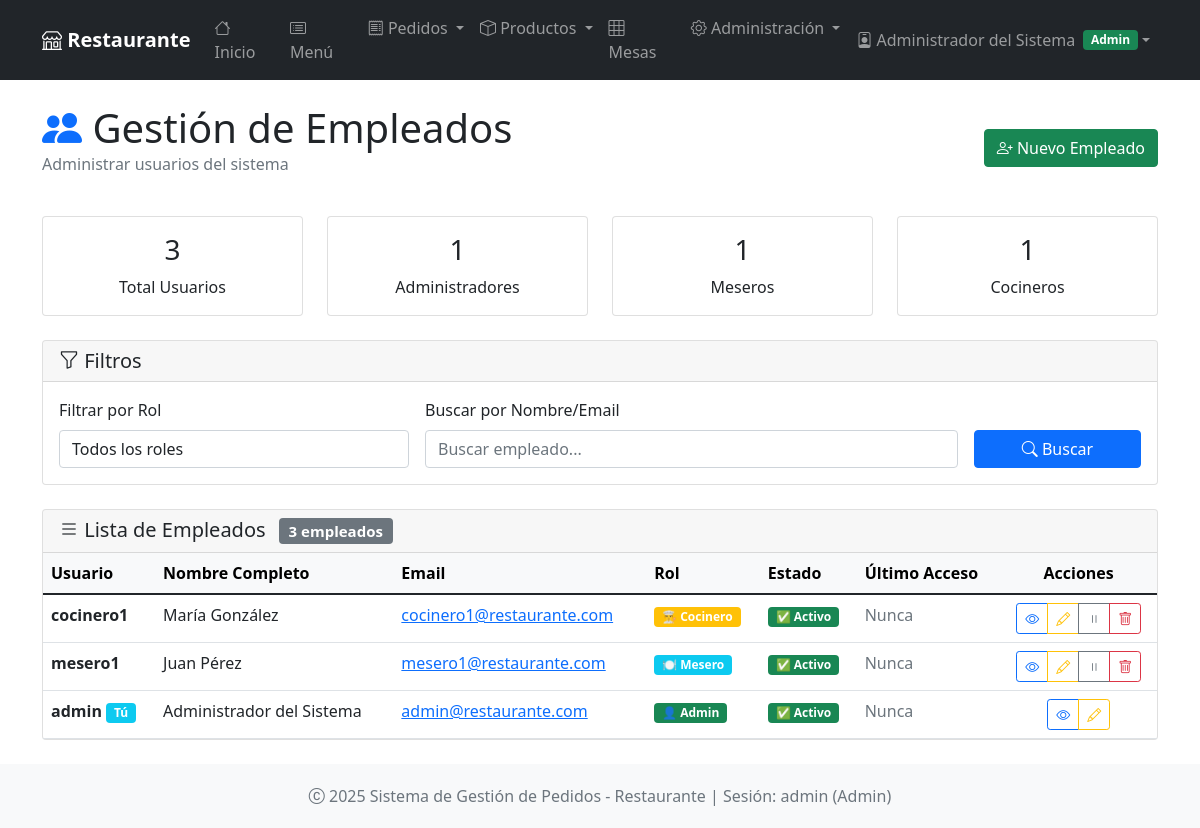
The app's page /empleados (signed in), older data.
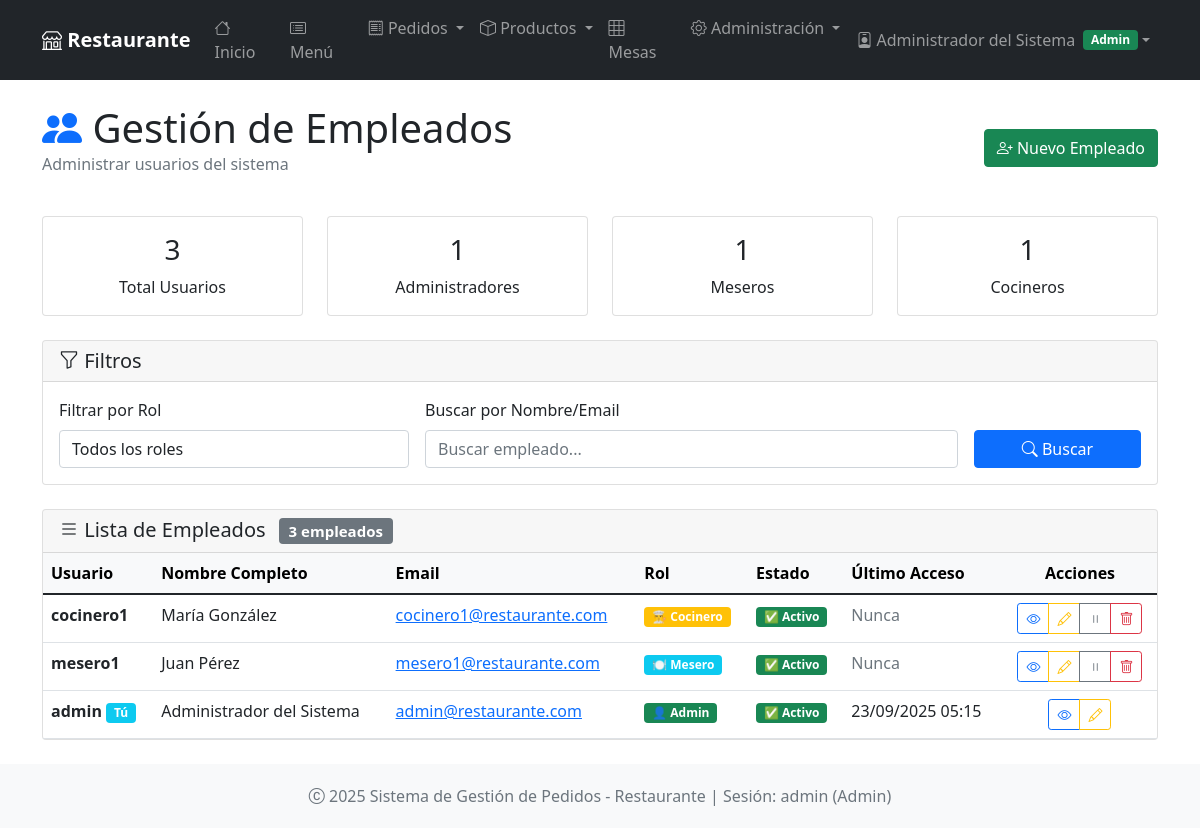
The same page, newer data.
### app.py (models this page shows, shortened)
class Usuario(UserMixin, db.Model):
    __tablename__ = 'usuarios'
    id = db.Column(db.Integer, primary_key=True)
    username = db.Column(db.String(80), unique=True, nullable=False)
    email = db.Column(db.String(120), unique=True, nullable=False)
    password_hash = db.Column(db.String(120), nullable=False)
    nombre_completo = db.Column(db.String(100), nullable=False)
    rol = db.Column(db.String(20), nullable=False, default='mesero')  # admin, mesero, cocinero
    activo = db.Column(db.Boolean, default=True)
    fecha_creacion = db.Column(db.DateTime, default=lambda: datetime.now(timezone.utc))
    ultimo_acceso = db.Column(db.DateTime)

### app.py (the view)
@app.route('/empleados')
@login_required
@requiere_permiso('admin')
def empleados():
    rol_filtro = request.args.get('rol')
    buscar = request.args.get('buscar')
    query = Usuario.query
    if rol_filtro:
        query = query.filter_by(rol=rol_filtro)
    if buscar:
        query = query.filter(
            (Usuario.nombre_completo.contains(buscar)) |
            (Usuario.email.contains(buscar)) |
            (Usuario.username.contains(buscar))
        )
    usuarios = query.order_by(Usuario.fecha_creacion.desc()).all()
    total_usuarios = Usuario.query.count()
    administradores = Usuario.query.filter_by(rol='admin').count()
    meseros = Usuario.query.filter_by(rol='mesero').count()
    cocineros = Usuario.query.filter_by(rol='cocinero').count()
    stats = {
        'total_usuarios': total_usuarios,
        'administradores': administradores,
        'meseros': meseros,
        'cocineros': cocineros
    }
    return render_template('empleados/index.html', usuarios=usuarios, stats=stats)

### app.py (called while the page is built)
@login_manager.user_loader
def load_user(user_id):
    return db.session.get(Usuario, int(user_id))

def requiere_permiso(rol_requerido):
    def decorador(f):
        @wraps(f)
        def decorated_function(*args, **kwargs):
            if not current_user.is_authenticated:
                return redirect(url_for('login'))
            if current_user.rol != rol_requerido and current_user.rol != 'admin':
                flash('No tienes permisos para acceder a esta sección', 'error')
                return redirect(url_for('index'))
            return f(*args, **kwargs)
        return decorated_function
    return decorador

### app/templates/empleados/index.html (shortened to what this page needs)
{% extends "base.html" %}
{% block content %}
<div class="row align-items-center mb-4">
    <div class="col">
        <h1 class="display-6 mb-0">
            <i class="bi bi-people-fill text-primary"></i> Gestión de Empleados
        </h1>
        <p class="text-muted">Administrar usuarios del sistema</p>
    </div>
    <div class="col-auto">
        <a href="{{ url_for('registrar') }}" class="btn btn-success">
            <i class="bi bi-person-plus"></i> Nuevo Empleado
        </a>
    </div>
</div>
<div class="row mb-4">
    <div class="col-md-3">
        <div class="card text-bg-primary">
            <div class="card-body text-center">
                <h3 class="card-title">{{ stats.total_usuarios }}</h3>
                <p class="card-text">Total Usuarios</p>
            </div>
        </div>
    </div>
    <div class="col-md-3">
        <div class="card text-bg-success">
            <div class="card-body text-center">
                <h3 class="card-title">{{ stats.administradores }}</h3>
                <p class="card-text">Administradores</p>
            </div>
        </div>
    </div>
    <div class="col-md-3">
        <div class="card text-bg-info">
            <div class="card-body text-center">
                <h3 class="card-title">{{ stats.meseros }}</h3>
                <p class="card-text">Meseros</p>
            </div>
        </div>
    </div>
    <div class="col-md-3">
        <div class="card text-bg-warning">
            <div class="card-body text-center">
                <h3 class="card-title">{{ stats.cocineros }}</h3>
                <p class="card-text">Cocineros</p>
            </div>
        </div>
    </div>
</div>
<div class="card mb-4">
    <div class="card-header">
        <h5 class="mb-0">
            <i class="bi bi-funnel"></i> Filtros
        </h5>
    </div>
    <div class="card-body">
        <form method="GET" class="row g-3">
            <div class="col-md-4">
                <label for="rol_filtro" class="form-label">Filtrar por Rol</label>
                <select name="rol" class="form-control" id="rol_filtro">
                    <option value="">Todos los roles</option>
                </select>
            </div>
            <div class="col-md-6">
                <label for="buscar" class="form-label">Buscar por Nombre/Email</label>
                <input type="text" class="form-control" id="buscar" name="buscar"
                       value="{{ request.args.get('buscar', '') }}" placeholder="Buscar empleado...">
            </div>
            <div class="col-md-2 d-flex align-items-end">
                <button type="submit" class="btn btn-primary w-100">
                    <i class="bi bi-search"></i> Buscar
                </button>
            </div>
        </form>
    </div>
</div>
<div class="card">
    <div class="card-header">
        <h5 class="mb-0">
            <i class="bi bi-list"></i> Lista de Empleados
            <span class="badge bg-secondary ms-2">{{ usuarios|length }} empleados</span>
        </h5>
    </div>
    <div class="card-body p-0">
        {% if usuarios %}
        <div class="table-responsive">
            <table class="table table-hover mb-0">
                <thead class="table-light">
                    <tr>
                        <th>Usuario</th>
                        <th>Nombre Completo</th>
                        <th>Email</th>
                        <th>Rol</th>
                        <th>Estado</th>
                        <th>Último Acceso</th>
                        <th class="text-center">Acciones</th>
                    </tr>
                </thead>
                <tbody>
                    {% for usuario in usuarios %}
                    <tr>
                        <td>
                            <strong>{{ usuario.username }}</strong>
                            {% if usuario.id == current_user.id %}
                                <span class="badge bg-info">Tú</span>
                            {% endif %}
                        </td>
                        <td>{{ usuario.nombre_completo }}</td>
                        <td>
                            <a href="mailto:{{ usuario.email }}">{{ usuario.email }}</a>
                        </td>
                        <td>
                            {% if usuario.rol == 'admin' %}
                                <span class="badge bg-success">👤 Admin</span>
                            {% elif usuario.rol == 'mesero' %}
                                <span class="badge bg-info">🍽️ Mesero</span>
                            {% elif usuario.rol == 'cocinero' %}
                                <span class="badge bg-warning">👨‍🍳 Cocinero</span>
                            {% endif %}
                        </td>
                        <td>
                            {% if usuario.activo %}
                                <span class="badge bg-success">✅ Activo</span>
                            {% else %}
                                <span class="badge bg-danger">❌ Inactivo</span>
                            {% endif %}
                        </td>
                        <td>
                            {% if usuario.ultimo_acceso %}
                                {{ usuario.ultimo_acceso.strftime('%d/%m/%Y %H:%M') }}
                            {% else %}
                                <span class="text-muted">Nunca</span>
                            {% endif %}
                        </td>
                        <td class="text-center">
                            <div class="btn-group btn-group-sm" role="group">
                                <button type="button" class="btn btn-outline-primary"
                                        onclick="verEmpleado({{ usuario.id }})"
                                        data-bs-toggle="tooltip" title="Ver detalles">
                                    <i class="bi bi-eye"></i>
                                </button>
                                <button type="button" class="btn btn-outline-warning"
                                        onclick="editarEmpleado({{ usuario.id }})"
                                        data-bs-toggle="tooltip" title="Editar">
                                    <i class="bi bi-pencil"></i>
                                </button>
                                {% if usuario.id != current_user.id %}
                                <button type="button" class="btn btn-outline-secondary"
                                        onclick="toggleEstado({{ usuario.id }}, '{{ usuario.activo }}')"
                                        data-bs-toggle="tooltip" title="Cambiar estado">
                                    {% if usuario.activo %}
                                        <i class="bi bi-pause"></i>
                                    {% else %}
                                        <i class="bi bi-play"></i>
                                    {% endif %}
                                </button>
                                <button type="button" class="btn btn-outline-danger"
                                        onclick="confirmarEliminar({{ usuario.id }}, '{{ usuario.username }}')"
                                        data-bs-toggle="tooltip" title="Eliminar">
                                    <i class="bi bi-trash"></i>
                                </button>
                                {% endif %}
                            </div>
                        </td>
                    </tr>
                    {% endfor %}
                </tbody>
            </table>
        </div>
        {% endif %}
    </div>
</div>
{% endblock %}

### app/templates/base.html (shortened to what this page needs)
<!DOCTYPE html>
<html lang="es">
<head>
    <link href="https://cdn.jsdelivr.net/npm/bootstrap@5.1.3/dist/css/bootstrap.min.css" rel="stylesheet">
    <link href="https://cdn.jsdelivr.net/npm/bootstrap-icons@1.8.1/font/bootstrap-icons.css" rel="stylesheet">
</head>
<body class="d-flex flex-column min-vh-100">
    <nav class="navbar navbar-expand-lg navbar-dark bg-dark">
        <div class="container">
            <a class="navbar-brand" href="{{ url_for('index') }}">
                <i class="bi bi-shop"></i> Restaurante
            </a>
            <div class="collapse navbar-collapse" id="navbarNav">
                {% if current_user.is_authenticated %}
                <ul class="navbar-nav me-auto">
                    <li class="nav-item">
                        <a class="nav-link" href="{{ url_for('index') }}">
                            <i class="bi bi-house"></i> Inicio
                        </a>
                    </li>
                    <li class="nav-item">
                        <a class="nav-link" href="{{ url_for('menu') }}">
                            <i class="bi bi-card-list"></i> Menú
                        </a>
                    </li>
                    <li class="nav-item dropdown">
                        <a class="nav-link dropdown-toggle" href="#" role="button" data-bs-toggle="dropdown">
                            <i class="bi bi-receipt"></i> Pedidos
                        </a>
                    </li>
                    <li class="nav-item dropdown">
                        <a class="nav-link dropdown-toggle" href="#" role="button" data-bs-toggle="dropdown">
                            <i class="bi bi-box"></i> Productos
                        </a>
                    </li>
                    <li class="nav-item">
                        <a class="nav-link" href="{{ url_for('mesas') }}">
                            <i class="bi bi-grid-3x3"></i> Mesas
                        </a>
                    </li>
                    {% if current_user.rol == 'admin' %}
                    <li class="nav-item dropdown">
                        <a class="nav-link dropdown-toggle" href="#" role="button" data-bs-toggle="dropdown">
                            <i class="bi bi-gear"></i> Administración
                        </a>
                    </li>
                    {% endif %}
                </ul>
                <ul class="navbar-nav">
                    <li class="nav-item dropdown">
                        <a class="nav-link dropdown-toggle d-flex align-items-center" href="#" role="button" data-bs-toggle="dropdown">
                            {% if current_user.rol == 'admin' %}
                                <i class="bi bi-person-badge me-1"></i>
                            {% elif current_user.rol == 'mesero' %}
                                <i class="bi bi-person-circle me-1"></i>
                            {% elif current_user.rol == 'cocinero' %}
                                <i class="bi bi-chef-hat me-1"></i>
                            {% endif %}
                            {{ current_user.nombre_completo }}
                            <span class="badge bg-{{ 'success' if current_user.rol == 'admin' else 'info' if current_user.rol == 'mesero' else 'warning' }} ms-2">
                                {{ current_user.rol.title() }}
                            </span>
                        </a>
                    </li>
                </ul>
                {% endif %}
            </div>
        </div>
    </nav>
    <main class="container my-4 flex-grow-1">
        {% block content %}{% endblock %}
    </main>
    <footer class="footer bg-light">
        <div class="container text-center">
            <span class="text-muted">
                <i class="bi bi-c-circle"></i> 2025 Sistema de Gestión de Pedidos - Restaurante
                {% if current_user.is_authenticated %}
                    | Sesión: {{ current_user.username }} ({{ current_user.rol.title() }})
                {% endif %}
            </span>
        </div>
    </footer>
</body>
</html>

### app/templates/base.html (style rules this page uses)
.navbar-brand { font-weight: bold; }
.footer { margin-top: auto; padding: 20px 0; background-color: #f8f9fa; }
.min-vh-100 { min-height: 100vh; }

Row changes from the older to the newer data that the page shows:
changed Usuario "admin": ultimo_acceso (not shown) → "23/09/2025 05:15"; no longer shows "Nunca"
